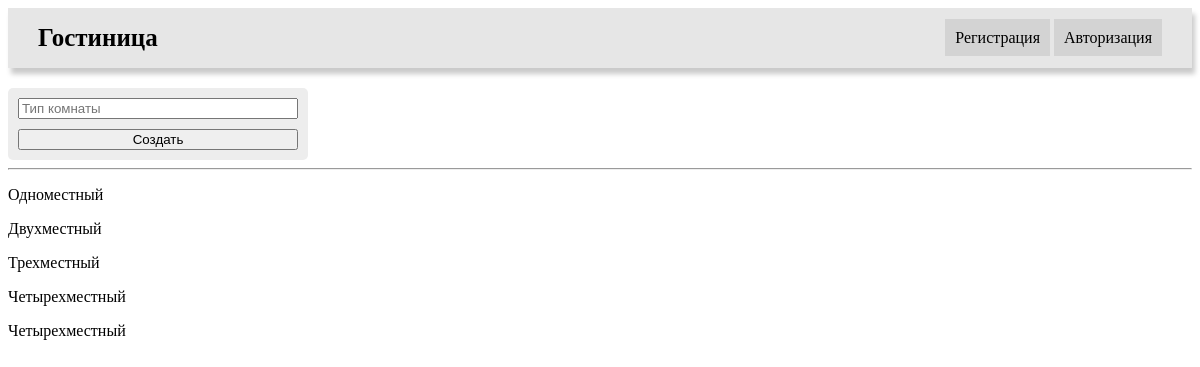
Page /create_room_type on the committed database.
### hotel/models.py (models this page shows, shortened)
class RoomType(models.Model):
    name = models.CharField(max_length=50)

### hotel/views.py (the view)
# urls.py: path('create_room_type', create_room_type, name='create_room_type'),
def create_room_type(request):
    if request.method == 'POST':
        room_type = request.POST['room_type']
        room = RoomType(name=room_type)
        room.save()
        return redirect('create_room_type')
    context = {'room_type': RoomType.objects.all()}
    return render(request, 'hotel/create_room_type.html', context)

### hotel/templates/hotel/create_room_type.html (shortened to what this page needs)
<!doctype html>
{% load static %}
<html lang="en">
<head>
    <link rel="stylesheet" href="{% static 'user_app/css/style.css' %}">
</head>
<body>
    {% include 'hotel/header.html'%}
    <form class="form" action="{% url 'create_room_type' %}" method="post">
        <input type="text" placeholder="Тип комнаты" name="room_type">
        <button type="submit">Создать</button>
    </form>
    <hr>
    {% for room in room_type %}
        <p>{{ room.name }}</p>
    {% endfor %}
</body>
</html>

### user_app/static/user_app/css/style.css (style rules this page uses)
* { box-sizing: border-box; }
.form { display: flex; flex-direction: column; width: 300px; gap: 10px; background-color: #ededed; padding: 10px; border-radius: 5px; }

### rows in the picture
RoomType: name "Одноместный"
RoomType: name "Двухместный"
RoomType: name "Трехместный"
RoomType: name "Четырехместный"
RoomType: name "Четырехместный"
